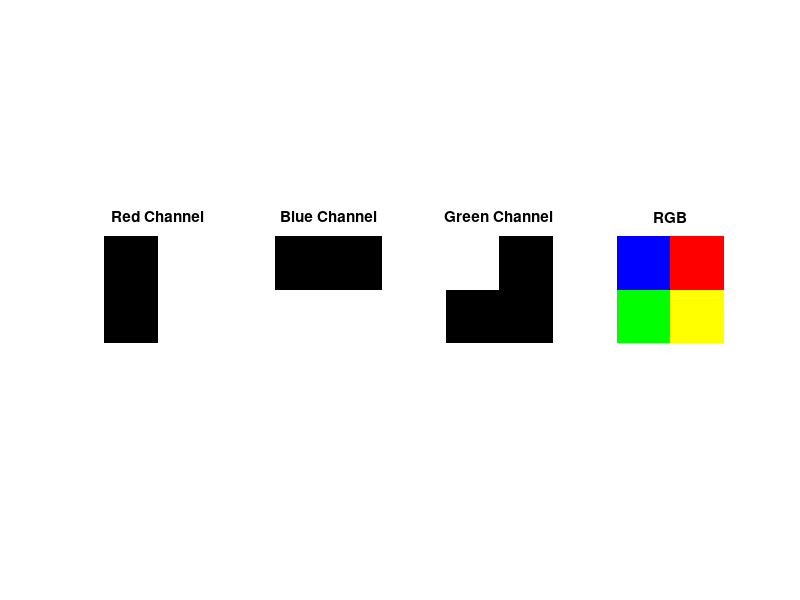

Here is the MATLAB script that generated this plot:
% Computer Vision (MAI) - Exercises from Practicum 2
% Javier Fernandez (javierfdr@gmail.com)
% Alejandro Hernandez (alejandro.ajhr@gmail.com)

% 1.1 Creating images of 3 channels (color images)
% The RGB images are formed by 3 matrices, commonly called channels.
% Create the 3 images in gray scale as shown in Figure 1.

c1 = [zeros(256,128), ones(256,128)];
c2 = [zeros(128,256); ones(128,256)];
c3 = [ones(128),zeros(128); zeros(128,256)];

input('Generating 3channels image. Press enter to continue');

cm = cat(3,c1,c2,c3);

figure('name','Three channels and a RGB image')
subplot(1,4,1),imshow(c1), title('Red Channel');
subplot(1,4,2),imshow(c2), title('Blue Channel');
subplot(1,4,3),imshow(c3), title('Green Channel');
subplot(1,4,4),imshow(cm), title('RGB');


imwrite(cm,'3channels.jpg','jpg');

